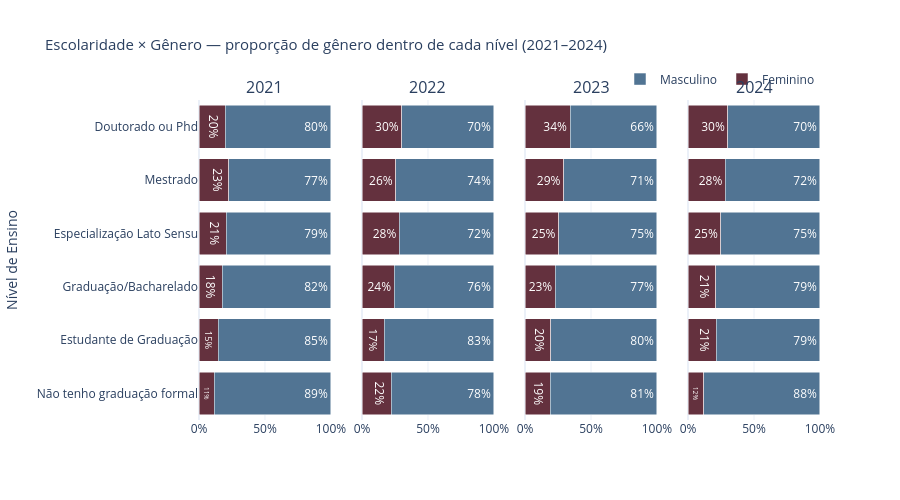

Notebook cell for this chart:
### Markdown cell above
### G4 — Escolaridade × Gênero (proporção de gênero dentro de cada nível)

Barras empilhadas 100%: dentro dos doutorandos, qual % é mulher?  
Um padrão esperado na literatura é que mulheres têm níveis de escolaridade iguais ou superiores, mas recebem menos.

### Code cell
fig = make_subplots(rows=1, cols=4, subplot_titles=ANOS, shared_yaxes=True)

for i, ano in enumerate(ANOS, 1):
    df_ano = df[df['ano_pesquisa'] == ano].dropna(subset=['nivel_ensino'])
    prop = prop_genero_dentro_grupo(df_ano, 'nivel_ensino').reindex(NIVEL_ENSINO_ORDEM)

    for genero in ['Feminino', 'Masculino']:
        vals = prop[genero] if genero in prop.columns else [0] * len(prop)
        fig.add_trace(go.Bar(
            y=prop.index.tolist(), x=vals, name=genero,
            orientation='h', marker_color=CORES_GENERO[genero],
            text=[f'{v:.0f}%' for v in vals], textposition='inside',
        ), row=1, col=i)
    fig.update_xaxes(ticksuffix='%', range=[0, 100], row=1, col=i)

fig = legenda_unica(fig)
fig = layout_padrao(fig, 'Escolaridade × Gênero — proporção de gênero dentro de cada nível (2021–2024)',
                    height=500, barmode='stack')
fig.update_yaxes(title_text='Nível de Ensino', col=1)
fig.show()

### Figure 1 — Plotly figure (JSON) as saved in the notebook; plotly's stock layout.template omitted (floating-point values rounded to 4 significant figures)
{"data": [{"marker": {"color": "#64313E"}, "name": "Feminino", "orientation": "h", "showlegend": true, "text": ["11%", "15%", "18%", "21%", "23%", "20%"], "textposition": "inside", "type": "bar", "x": [11.48, 14.55, 17.59, 20.73, 22.51, 19.83], "xaxis": "x", "y": ["Não tenho graduação formal", "Estudante de Graduação", "Graduação/Bacharelado", "Especialização Lato Sensu", "Mestrado", "Doutorado ou Phd"], "yaxis": "y"}, {"marker": {"color": "#517493"}, "name": "Masculino", "orientation": "h", "showlegend": true, "text": ["89%", "85%", "82%", "79%", "77%", "80%"], "textposition": "inside", "type": "bar", "x": [88.52, 85.45, 82.41, 79.27, 77.49, 80.17], "xaxis": "x", "y": ["Não tenho graduação formal", "Estudante de Graduação", "Graduação/Bacharelado", "Especialização Lato Sensu", "Mestrado", "Doutorado ou Phd"], "yaxis": "y"}, {"marker": {"color": "#64313E"}, "name": "Feminino", "orientation": "h", "showlegend": false, "text": ["22%", "17%", "24%", "28%", "26%", "30%"], "textposition": "inside", "type": "bar", "x": [22.22, 16.97, 24.4, 28.37, 25.63, 30.16], "xaxis": "x2", "y": ["Não tenho graduação formal", "Estudante de Graduação", "Graduação/Bacharelado", "Especialização Lato Sensu", "Mestrado", "Doutorado ou Phd"], "yaxis": "y2"}, {"marker": {"color": "#517493"}, "name": "Masculino", "orientation": "h", "showlegend": false, "text": ["78%", "83%", "76%", "72%", "74%", "70%"], "textposition": "inside", "type": "bar", "x": [77.78, 83.03, 75.6, 71.63, 74.37, 69.84], "xaxis": "x2", "y": ["Não tenho graduação formal", "Estudante de Graduação", "Graduação/Bacharelado", "Especialização Lato Sensu", "Mestrado", "Doutorado ou Phd"], "yaxis": "y2"}, {"marker": {"color": "#64313E"}, "name": "Feminino", "orientation": "h", "showlegend": false, "text": ["19%", "20%", "23%", "25%", "29%", "34%"], "textposition": "inside", "type": "bar", "x": [19.05, 19.64, 22.98, 25.41, 29.21, 34.13], "xaxis": "x3", "y": ["Não tenho graduação formal", "Estudante de Graduação", "Graduação/Bacharelado", "Especialização Lato Sensu", "Mestrado", "Doutorado ou Phd"], "yaxis": "y3"}, {"marker": {"color": "#517493"}, "name": "Masculino", "orientation": "h", "showlegend": false, "text": ["81%", "80%", "77%", "75%", "71%", "66%"], "textposition": "inside", "type": "bar", "x": [80.95, 80.36, 77.02, 74.59, 70.79, 65.87], "xaxis": "x3", "y": ["Não tenho graduação formal", "Estudante de Graduação", "Graduação/Bacharelado", "Especialização Lato Sensu", "Mestrado", "Doutorado ou Phd"], "yaxis": "y3"}, {"marker": {"color": "#64313E"}, "name": "Feminino", "orientation": "h", "showlegend": false, "text": ["12%", "21%", "21%", "25%", "28%", "30%"], "textposition": "inside", "type": "bar", "x": [11.76, 21.22, 20.87, 24.91, 28.35, 30.23], "xaxis": "x4", "y": ["Não tenho graduação formal", "Estudante de Graduação", "Graduação/Bacharelado", "Especialização Lato Sensu", "Mestrado", "Doutorado ou Phd"], "yaxis": "y4"}, {"marker": {"color": "#517493"}, "name": "Masculino", "orientation": "h", "showlegend": false, "text": ["88%", "79%", "79%", "75%", "72%", "70%"], "textposition": "inside", "type": "bar", "x": [88.24, 78.78, 79.13, 75.09, 71.65, 69.77], "xaxis": "x4", "y": ["Não tenho graduação formal", "Estudante de Graduação", "Graduação/Bacharelado", "Especialização Lato Sensu", "Mestrado", "Doutorado ou Phd"], "yaxis": "y4"}], "layout": {"annotations": [{"font": {"size": 16}, "showarrow": false, "text": "2021", "x": 0.1062, "xanchor": "center", "xref": "paper", "y": 1, "yanchor": "bottom", "yref": "paper"}, {"font": {"size": 16}, "showarrow": false, "text": "2022", "x": 0.3688, "xanchor": "center", "xref": "paper", "y": 1, "yanchor": "bottom", "yref": "paper"}, {"font": {"size": 16}, "showarrow": false, "text": "2023", "x": 0.6313, "xanchor": "center", "xref": "paper", "y": 1, "yanchor": "bottom", "yref": "paper"}, {"font": {"size": 16}, "showarrow": false, "text": "2024", "x": 0.8938, "xanchor": "center", "xref": "paper", "y": 1, "yanchor": "bottom", "yref": "paper"}], "barmode": "stack", "height": 500, "legend": {"orientation": "h", "x": 1, "xanchor": "right", "y": 1.02, "yanchor": "bottom"}, "title": {"font": {"size": 15}, "text": "Escolaridade × Gênero — proporção de gênero dentro de cada nível (2021–2024)"}, "xaxis": {"anchor": "y", "domain": [0, 0.2125], "range": [0, 100], "ticksuffix": "%"}, "xaxis2": {"anchor": "y2", "domain": [0.2625, 0.475], "range": [0, 100], "ticksuffix": "%"}, "xaxis3": {"anchor": "y3", "domain": [0.525, 0.7375], "range": [0, 100], "ticksuffix": "%"}, "xaxis4": {"anchor": "y4", "domain": [0.7875, 1], "range": [0, 100], "ticksuffix": "%"}, "yaxis": {"anchor": "x", "domain": [0, 1], "title": {"text": "Nível de Ensino"}}, "yaxis2": {"anchor": "x2", "domain": [0, 1], "matches": "y", "showticklabels": false}, "yaxis3": {"anchor": "x3", "domain": [0, 1], "matches": "y", "showticklabels": false}, "yaxis4": {"anchor": "x4", "domain": [0, 1], "matches": "y", "showticklabels": false}}}
